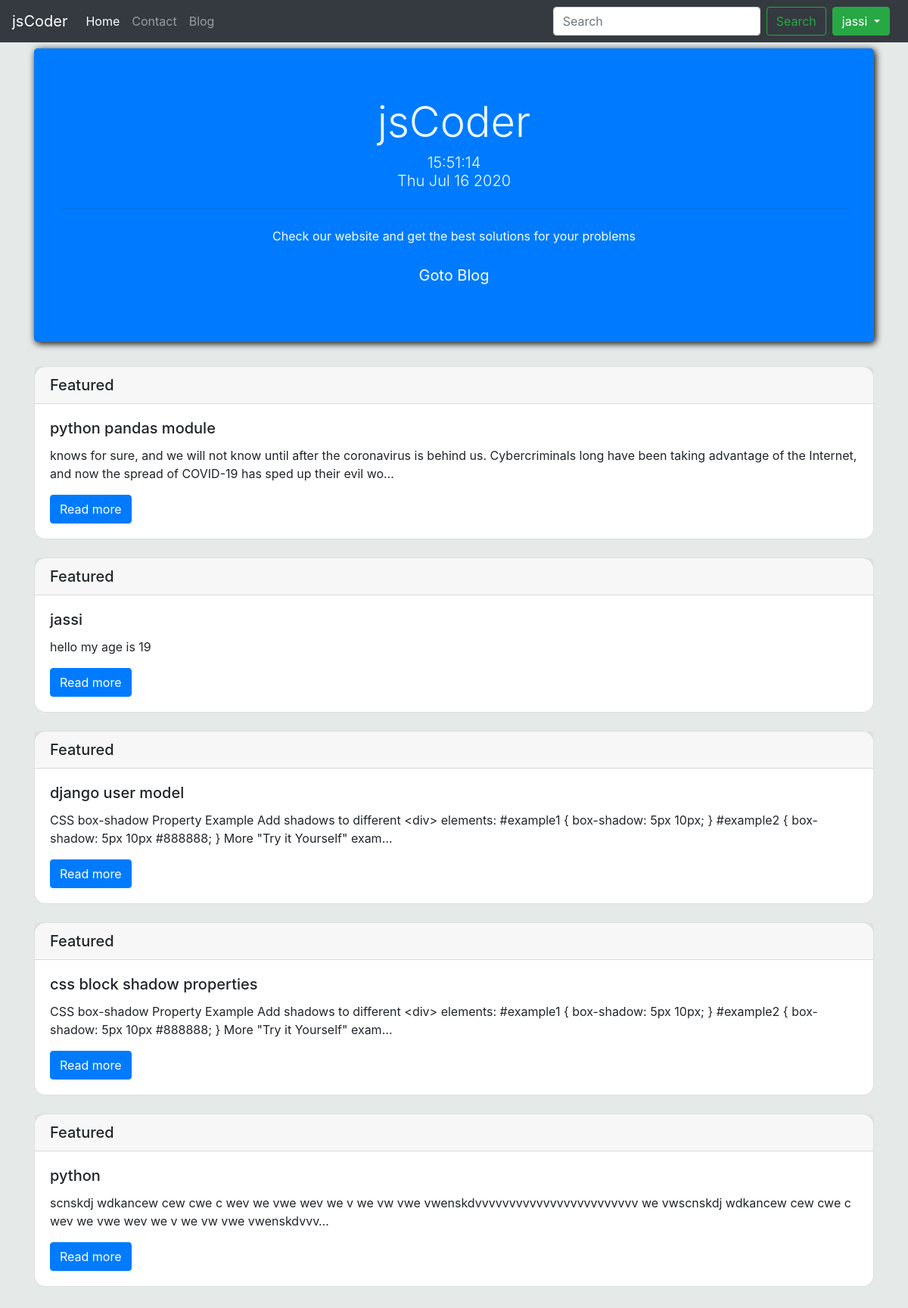
The app's page / (signed in) with its own data.
### blog/models.py (models this page shows, shortened)
class Post(models.Model):
    id = models.AutoField
    title = models.CharField(max_length=100)
    content = models.TextField()
    date = models.DateField(auto_now=True)

### jscode/views.py (the view)
# urls.py: path('',views.index,name="home"),
def index(request):
    post = Post.objects.all()[::-1]
    post = post[:5]
    param = {'posts':post}
    return render(request,"home/home.html",param)

### templates/home/home.html (shortened to what this page needs)
{% extends 'base.html' %}
{% block activehome %}active
{% endblock activehome %}
{% block body %}
{% load static %}
<link rel="stylesheet" href="{%static 'css/shadow.css'%}">
<div class="container my-2">
    <div class="jumbotron text-center bg-primary addshadow" style="color: azure;">
        <h1 class="display-4" >jsCoder<p class="lead mt-2" id="time"></p></h1>
        <hr class="my-4">
        <p>Check our website and get the best solutions for your problems</p>
        <a class="btn btn-primary btn-lg" href="/blog/" role="button">Goto Blog</a>
    </div>
    {% for post in posts %}
    <div class="card my-4 postsshadow" style="border-radius: 15px;">
    <h5 class="card-header">Featured</h5>
    <div class="card-body">
        <h5 class="card-title">{{post.title}}</h5>
        <p class="card-text">{{post.content|truncatechars:200}}</p>
        <a href="/blog/{{post.title}}" class="btn btn-primary">Read more</a>
    </div>
    </div>
    {% endfor %}
</div>
<br><br><br>
{% endblock body %}

### templates/base.html (shortened to what this page needs)
<!doctype html>
<html lang="en">
  <head>
    <link rel="stylesheet" href="https://stackpath.bootstrapcdn.com/bootstrap/4.5.0/css/bootstrap.min.css">
  </head>
  <body style="background-color: rgb(229, 233, 231);">
  <nav class="navbar navbar-expand-lg navbar-dark bg-dark">
  <a class="navbar-brand" href="/">jsCoder</a>
  <div class="collapse navbar-collapse" id="navbarSupportedContent">
    <ul class="navbar-nav mr-auto">
      <li class="nav-item {% block activehome %}{% endblock activehome %}">
        <a class="nav-link" href="/">Home <span class="sr-only">(current)</span></a>
      </li>
      <li class="nav-item {% block activecontact %}{% endblock activecontact %}">
        <a class="nav-link" href="/contact">Contact</a>
      </li>
      <li class="nav-item {% block activeblog %}{% endblock activeblog %}">
        <a class="nav-link" href="/blog">Blog</a>
      </li>
    </ul>
    <form class="form-inline my-2 my-lg-0" action="/search/" method="POST">{% csrf_token %}
                <input class="form-control mr-sm-2" type="search" name="search" placeholder="Search" aria-label="Search">
                <button class="btn btn-outline-success my-2 my-sm-0"  Required type="submit">Search</button>
                {% if user.is_authenticated %}
                <div class="btn-group">
                    <button type="button" class="btn btn-success dropdown-toggle mx-2" data-toggle="dropdown"
                        aria-haspopup="true" aria-expanded="false">
                        {{user}}
                    </button>
                    {% endif %}
                </div>
            </form>
  </div>
</nav>
    {% block body %}{% endblock body %}
  </body>
</html>

### static/css/shadow.css (style rules this page uses)
.addshadow { box-shadow: 2px 2px 10px black; }

### records on screen
Post: title "python pandas module", content "knows for sure, and we will not know until after the coronavirus is behind us. Cybercriminals long have been taking advantage of the Internet, and now the spread of COVID-19 has sped up their evil wo…"
Post: title "jassi", content "hello my age is 19"
Post: title "django user model", content "CSS box-shadow Property Example Add shadows to different <div> elements: #example1 { box-shadow: 5px 10px; } #example2 { box-shadow: 5px 10px #888888; } More \"Try it Yourself\" exam…"
Post: title "css block shadow properties", content "CSS box-shadow Property Example Add shadows to different <div> elements: #example1 { box-shadow: 5px 10px; } #example2 { box-shadow: 5px 10px #888888; } More \"Try it Yourself\" exam…"
Post: title "python", content "scnskdj wdkancew cew cwe c wev we vwe wev we v we vw vwe vwenskdvvvvvvvvvvvvvvvvvvvvvvvv we vwscnskdj wdkancew cew cwe c wev we vwe wev we v we vw vwe vwenskdvvv…"

### other values on screen
{{ user }} "jassi"
